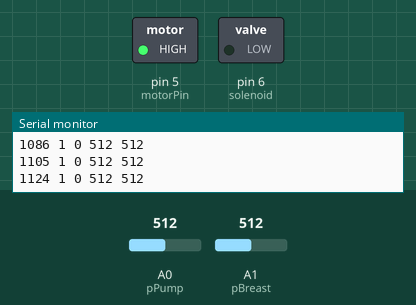
Recording of a sketch running on a simulated Arduino Uno, built with avr-gcc and run on an emulated ATmega328P. Parts: switched loads named in the sketch (green lamp = pin HIGH), the last lines printed to the serial monitor. Dashed ring = blinking. Inputs (shaded band) come from the test bench; at power-on: A1 (pBreast) = 512, A0 (pPump) = 512.

Above: at 1.2 s.
1.3 s: A1 (pBreast) set to 106
4.3 s: A1 (pBreast) set to 93
7.3 s: A0 (pPump) set to 0
At 8.1 s:
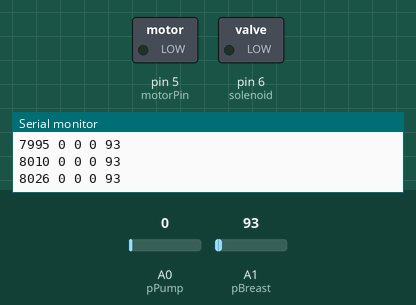
10.3 s: A0 (pPump) set to 210
At 11.1 s:
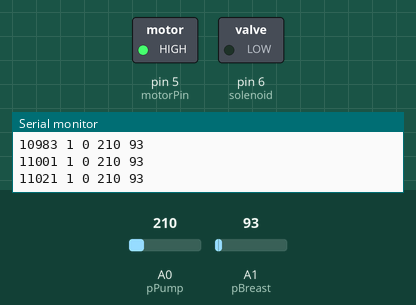
13.3 s: A0 (pPump) set to 190
At 13.9 s:
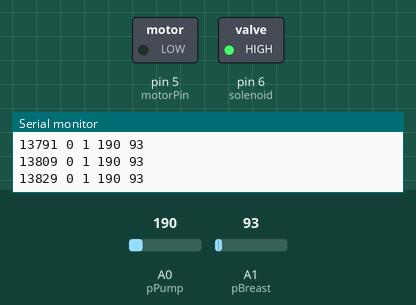
Timing chart, 0 to 17.3 s (numbered marks = the images above; inputs shaded):
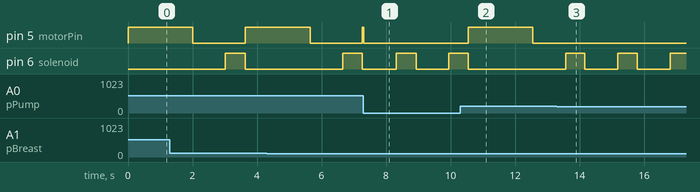

The sketch:

SoftwareBreastpump.ino
```cpp
int motorPin = 5;
int solenoid = 6;
int pPump = A0;
int pBreast = A1;

const int T_HOLD_PRESSURE = 1000;
const int T_HOLD_SOLENOID_OPEN = 600;
const int T_MAX_PUMP_ON = 2000;
const int P_THRESHOLD = 200;

void setup()
{
  pinMode(motorPin, OUTPUT);
  pinMode(solenoid, OUTPUT);
  Serial.begin(9600);
  while (! Serial);
  //Serial.println("Speed 0 to 255");

}

int digitalReadOutputPin(uint8_t pin)
{
 uint8_t bit = digitalPinToBitMask(pin);
 uint8_t port = digitalPinToPort(pin);
 if (port == NOT_A_PIN)
   return LOW;

 return (*portOutputRegister(port) & bit) ? HIGH : LOW;
}

void printStatus() {
  Serial.print(millis());
  Serial.print(" ");
  Serial.print(digitalReadOutputPin(motorPin));
  Serial.print(" ");
  Serial.print(digitalReadOutputPin(solenoid));
  Serial.print(" ");
  Serial.print(analogRead(pPump));
  Serial.print(" ");
  Serial.println(analogRead(pBreast));

}

void loop()
{ //digitalWrite(solenoid, LOW);

  digitalWrite(motorPin, HIGH);

  //Serial.print(analogRead(pPump));
  //Serial.print(" ");

  int minPressure = 1023;

  long startTime = millis();
  int runTime = 0;
  while((runTime = (millis()-startTime))<T_MAX_PUMP_ON && analogRead(pPump)>P_THRESHOLD)
  {
//    int p = analogRead(pPump);
//    if (p<minPressure) {
//      minPressure = p;
//    }
    printStatus();
  }
  analogWrite(motorPin, LOW); //turn off motor

  //hold the pressure
  startTime = millis();
  while(millis()-startTime<T_HOLD_PRESSURE) {
    printStatus();
  }

  //open the solenoid
  digitalWrite(solenoid, HIGH);
  // hold solenoid open
  startTime = millis();
  while(millis()-startTime<T_HOLD_SOLENOID_OPEN) {
    printStatus();
  }
  digitalWrite(solenoid, LOW);


}
```

Measured:
- after the input at 7.3 s, pin 5 (motorPin): HIGH → LOW after 0.01 s instead of 2.0 s; pin 6 (solenoid): LOW → HIGH after 1.0 s instead of 3.0 s
- after the input at 10.3 s, pin 5 (motorPin): LOW → HIGH after 0.25 s, → LOW 2.0 s later; pin 6 (solenoid): goes on until 10.6 s, then stays LOW
- after the input at 13.3 s, pin 5 (motorPin): stays LOW (without the input it goes to HIGH after 0.87 s)
